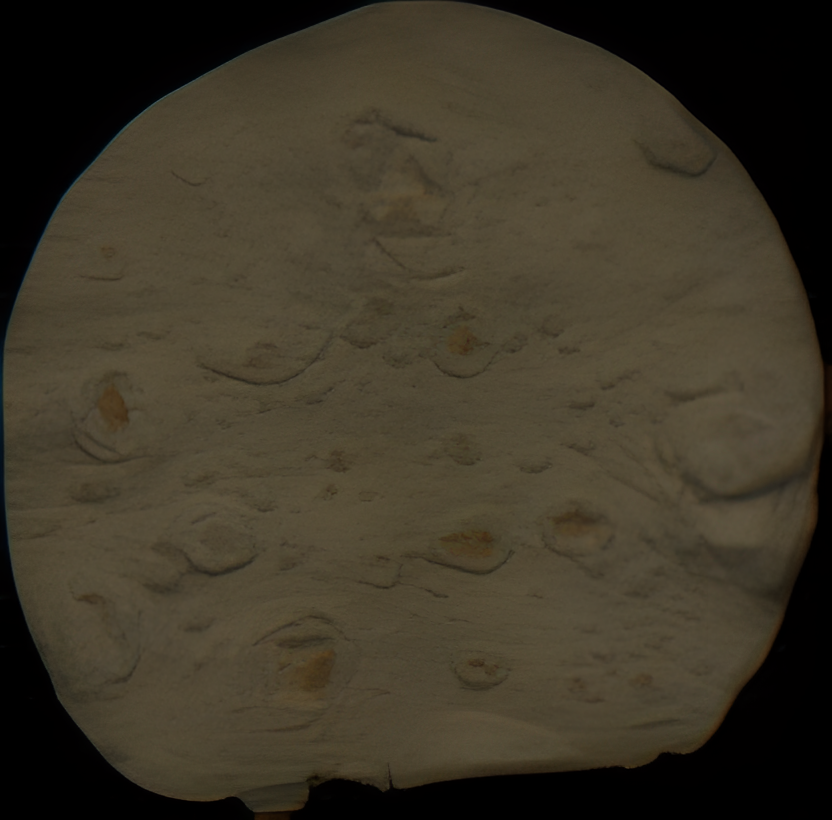
#> input picture test_img.bmp, 832 x 820 px
$ python for_bitrobotics.py
#> lines starting #> are read from the running program, lines starting #| are printed output that depends on the picture; after the words box and inside, x2 and y2 are one past the last pixel; in counts of white or black regions, pixels touching at a corner belong together
import math
import cv2
import numpy as np
import time
start_time = time.time()
def main():
    img = cv2.imread('test_img.bmp')
#> img is the input picture: shape (820, 832, 3); mean B, G, R 39.2, 54, 60.7
    gray = cv2.cvtColor(img, cv2.COLOR_BGR2GRAY)
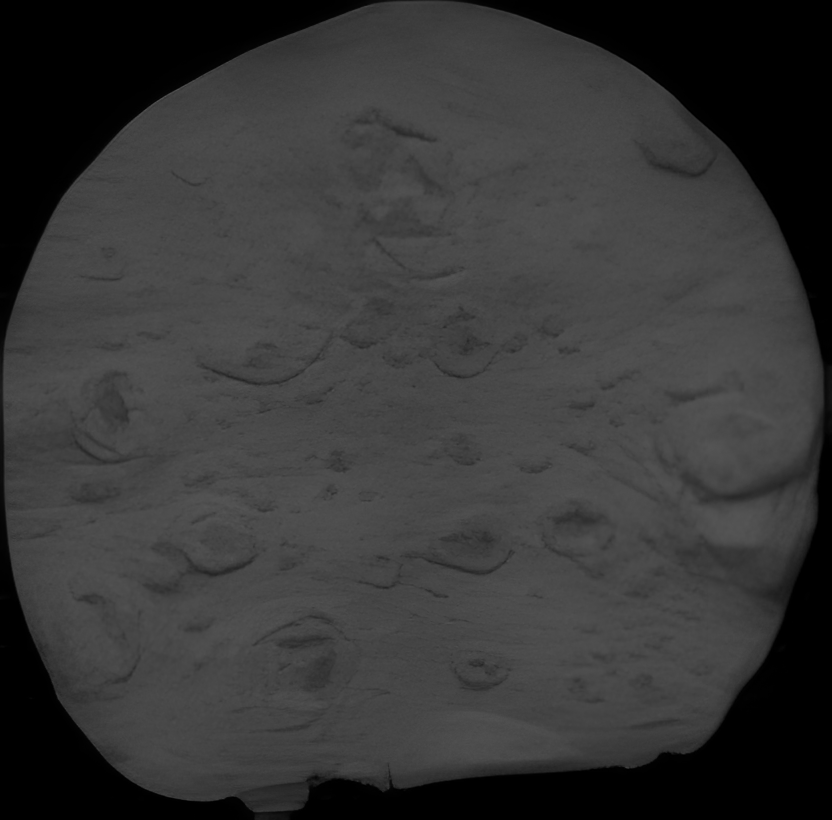
#> gray: shape (820, 832); min 0, max 85, mean 54.3
    _, threshold = cv2.threshold(gray, 7, 255, cv2.THRESH_BINARY)
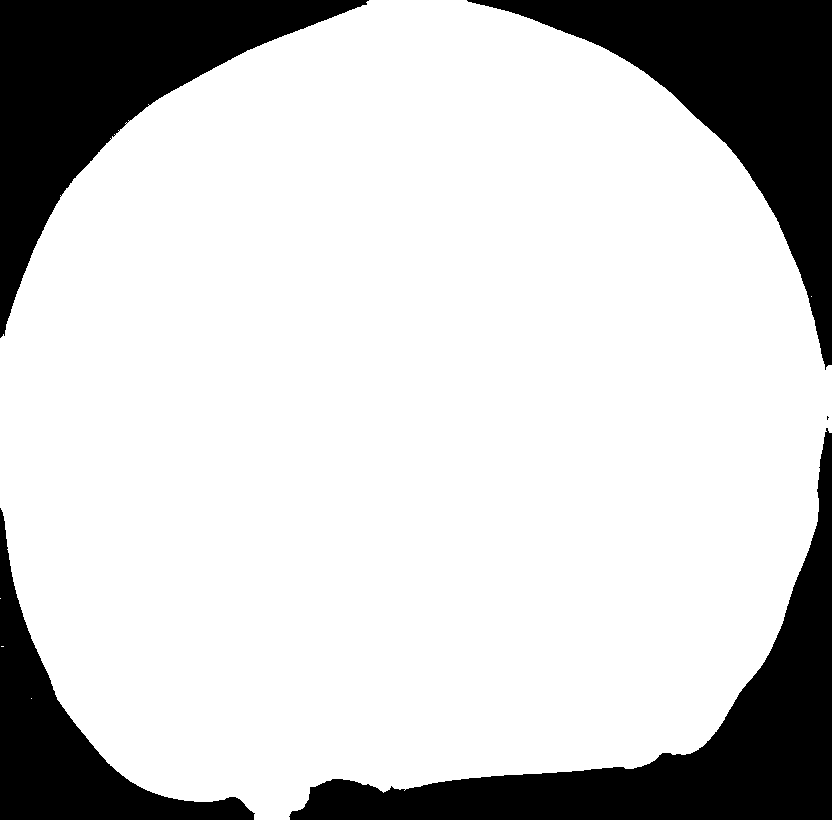
#> threshold: shape (820, 832); 79.3% white; 5 black regions (1 under 20 px)

    contours, hierarchy = cv2.findContours(
        threshold, cv2.RETR_TREE, cv2.CHAIN_APPROX_SIMPLE)
#> contours = 7 contours, 6 with area under 20; largest, box (x1, y1, x2, y2) and area: (0, 0, 832, 820) 539705

    for contour in contours:
        cv2.drawContours(img, [contour], 0, (0, 0, 255), 1)
#> this loop made 7 passes
#> contour on passes 1, 2, 3, 4, 7: [[31, 698]], [[1, 646], [3, 646]], [[0, 598]], [[811, 296]], [[125, 123], [126, 122], [127, 123], [126, 124]]
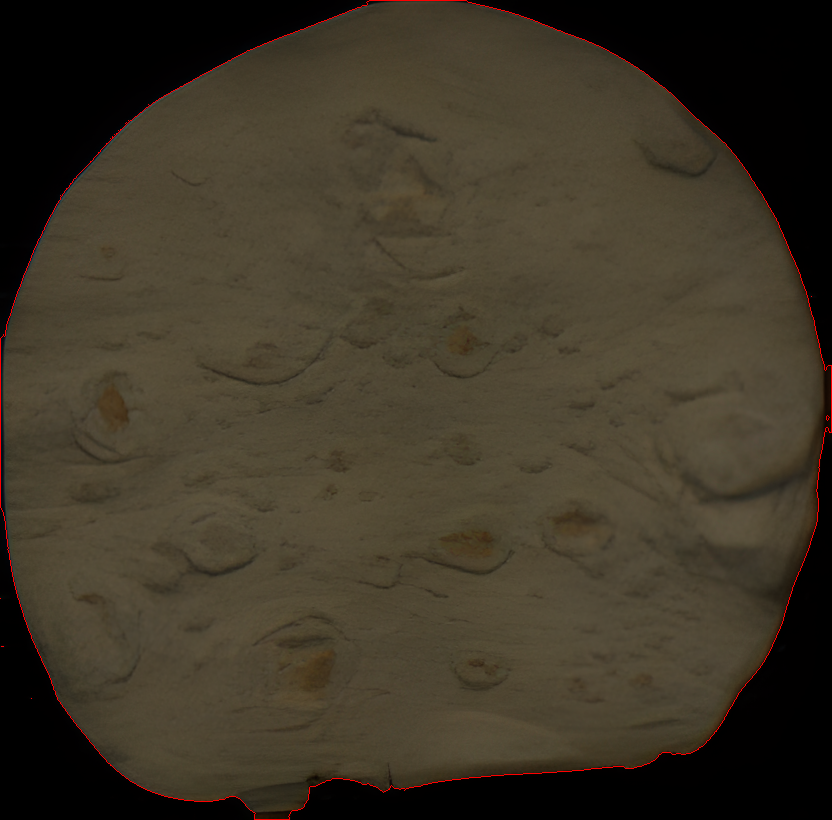
#> img: shape (820, 832, 3); 0.37% of pixels changed, all inside (x1, y1, x2, y2) = (0, 0, 832, 820)

    cnt = contours[4] # 0 for blin.jpg
#> cnt = contour of 1218 points, box (x1, y1, x2, y2) (0, 0, 832, 820), area 539705

    """Рисуем окружность вокруг полученного контура"""

    (x_axis_raw,y_axis_raw), radius_raw = cv2.minEnclosingCircle(cnt)
#> x_axis_raw = 397.5; y_axis_raw = 433.5; radius_raw = 438.9
    center = (int(x_axis_raw),int(y_axis_raw))
#> center = (397, 433)

    """Определяем самое короткое расстояние от центра до контура, что будет точкой отсечения сегмента круга"""

    dist_to_contour = cv2.pointPolygonTest(cnt, center, measureDist=True)
#> dist_to_contour = 349.3
    radius = int(radius_raw)
#> radius = 438

    """Считаем хорду сегмента (длина искомого среза) по формуле через диаметр (2 радиуса) и
    высоту сегмента H (разница между радиусом и расстоянием от центра до контура)"""

    H = radius - abs(dist_to_contour)
#> H = 88.69
    value_for_alpha = 1 - (H/radius)
#> value_for_alpha = 0.798
    alpha = math.acos(value_for_alpha)
#> alpha = 0.648
    chord = 2*radius * math.sin(alpha)
#> chord = 528.5

    length_contour = cv2.arcLength(cnt,closed=True)
#> length_contour = 2904.4
    percent = chord*100/length_contour
#> percent = 18.2

    # [10 lines of commented-out code are left out]

    print("Длина среза:", round(chord, 2), "Процент длины среза от периметра:", round(percent, 2))
#| Длина среза: 528.48 Процент длины среза от периметра: 18.2

    cv2.circle(img,center, 1,(0,255,0),2)
#> img: shape (820, 832, 3); under 0.01% of pixels changed, all inside (x1, y1, x2, y2) = (395, 431, 400, 436)
    cv2.circle(img,center,radius,(0,255,0),2)
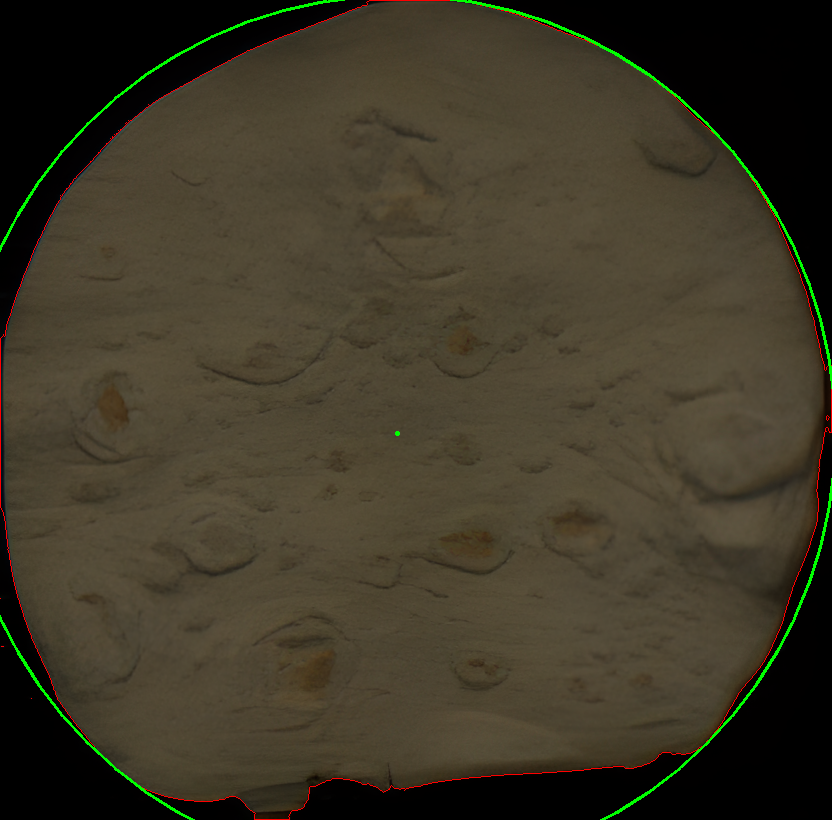
#> img: shape (820, 832, 3); mean B, G, R 39.2, 55.7, 61.5

    cv2.imshow('Хорда сегмента', img)

    cv2.waitKey(0)
    cv2.destroyAllWindows()


if __name__ == "__main__":
    main()
    print(f"Время выполнения: {round((time.time() - start_time), 5)}")
